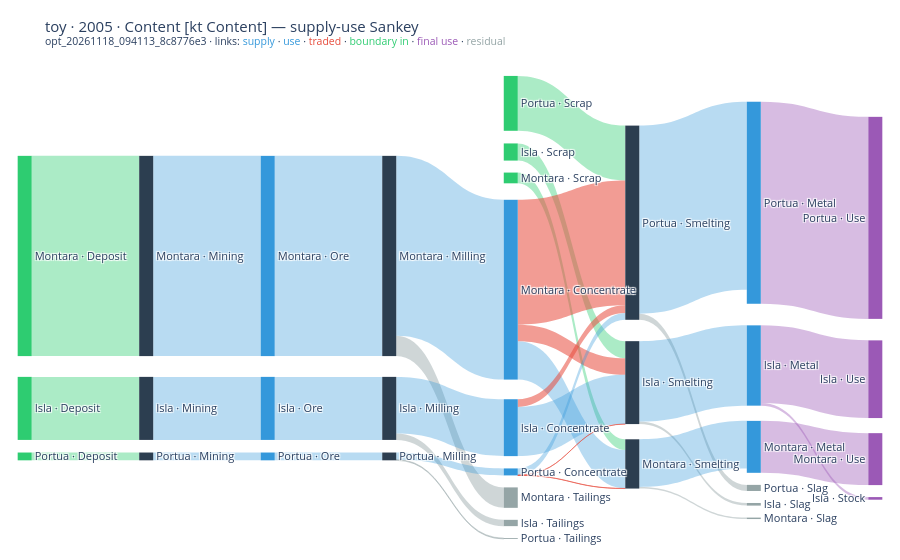

Source (notebook cell):
### Markdown cell above
## The Sankey

A Sankey draws one period and one valuation of the table: the blocks as columns, edges as bands. The first figure is Plotly, interactive in VS Code or Jupyter; the second is the PNG that Stage 6 wrote beside the run through kaleido, which is what GitHub shows. Boundary inputs are green, supply and use blue, traded legs red, final use purple, residuals grey. A link at or below zero cannot be drawn: the build logs a warning with their total, and the toy's few small negative flows (no hard bands) are among them.

### Code cell
fig = psut.sankey("2005", unit="kt Content")
# the figure's own repr needs nbformat; this sends the same Plotly JSON to the notebook
display({"application/vnd.plotly.v1+json": json.loads(fig.to_json())}, raw=True)

### Figure 1 — Plotly figure (JSON) as saved in the notebook; plotly's stock layout.template omitted (floating-point values rounded to 4 significant figures)
{"data": [{"arrangement": "snap", "link": {"color": ["rgba(46,204,113,0.4)", "rgba(46,204,113,0.4)", "rgba(46,204,113,0.4)", "rgba(46,204,113,0.4)", "rgba(46,204,113,0.4)", "rgba(46,204,113,0.4)", "rgba(149,165,166,0.45)", "rgba(149,165,166,0.45)", "rgba(149,165,166,0.45)", "rgba(149,165,166,0.45)", "rgba(149,165,166,0.45)", "rgba(149,165,166,0.45)", "rgba(52,152,219,0.35)", "rgba(52,152,219,0.35)", "rgba(52,152,219,0.35)", "rgba(52,152,219,0.35)", "rgba(52,152,219,0.35)", "rgba(52,152,219,0.35)", "rgba(52,152,219,0.35)", "rgba(52,152,219,0.35)", "rgba(52,152,219,0.35)", "rgba(52,152,219,0.35)", "rgba(52,152,219,0.35)", "rgba(52,152,219,0.35)", "rgba(52,152,219,0.35)", "rgba(231,76,60,0.55)", "rgba(231,76,60,0.55)", "rgba(231,76,60,0.55)", "rgba(52,152,219,0.35)", "rgba(231,76,60,0.55)", "rgba(231,76,60,0.55)", "rgba(52,152,219,0.35)", "rgba(155,89,182,0.4)", "rgba(155,89,182,0.4)", "rgba(155,89,182,0.4)", "rgba(155,89,182,0.4)"], "customdata": ["E · boundary in", "E · boundary in", "E · boundary in", "O · boundary in", "O · boundary in", "O · boundary in", "P · residual", "P · residual", "P · residual", "P · residual", "P · residual", "P · residual", "S · supply", "S · supply", "S · supply", "S · supply", "S · supply", "S · supply", "S · supply", "S · supply", "S · supply", "U · use", "U · use", "U · use", "U · use", "U · traded", "U · traded", "U · traded", "U · use", "U · traded", "U · traded", "U · use", "Y · final use", "Y · final use", "Y · final use", "Y · final use"], "hovertemplate": "%{source.label} → %{target.label}<br>%{value:,.1f} kt Content · %{customdata}<extra></extra>", "source": [2, 4, 0, 3, 5, 1, 9, 12, 6, 11, 14, 8, 10, 13, 7, 9, 12, 6, 11, 14, 8, 20, 23, 17, 18, 18, 18, 21, 21, 21, 15, 15, 19, 22, 16, 16], "target": [10, 13, 7, 11, 14, 8, 31, 33, 29, 30, 32, 28, 20, 23, 17, 18, 21, 15, 19, 22, 16, 9, 12, 6, 11, 14, 8, 11, 14, 8, 14, 8, 26, 27, 25, 24], "value": [10.58, 0.412, 3.331, 0.5671, 2.899, 0.9056, 1.08, 0.04382, 0.333, 0.07628, 0.3228, 0.1383, 10.58, 0.412, 3.331, 9.502, 0.3682, 2.998, 2.519, 9.939, 4.243, 10.58, 0.412, 3.331, 2.029, 6.6, 0.8725, 0.006735, 0.3556, 0.005856, 0.4078, 2.598, 2.745, 10.68, 4.106, 0.1377]}, "node": {"color": ["#2ECC71", "#2ECC71", "#2ECC71", "#2ECC71", "#2ECC71", "#2ECC71", "#2C3E50", "#2C3E50", "#2C3E50", "#2C3E50", "#2C3E50", "#2C3E50", "#2C3E50", "#2C3E50", "#2C3E50", "#3498DB", "#3498DB", "#3498DB", "#3498DB", "#3498DB", "#3498DB", "#3498DB", "#3498DB", "#3498DB", "#9B59B6", "#9B59B6", "#9B59B6", "#9B59B6", "#95A5A6", "#95A5A6", "#95A5A6", "#95A5A6", "#95A5A6", "#95A5A6"], "hovertemplate": "%{label}<br>%{value:,.1f} kt Content<extra></extra>", "label": ["Isla · Deposit", "Isla · Scrap", "Montara · Deposit", "Montara · Scrap", "Portua · Deposit", "Portua · Scrap", "Isla · Milling", "Isla · Mining", "Isla · Smelting", "Montara · Milling", "Montara · Mining", "Montara · Smelting", "Portua · Milling", "Portua · Mining", "Portua · Smelting", "Isla · Concentrate", "Isla · Metal", "Isla · Ore", "Montara · Concentrate", "Montara · Metal", "Montara · Ore", "Portua · Concentrate", "Portua · Metal", "Portua · Ore", "Isla · Stock", "Isla · Use", "Montara · Use", "Portua · Use", "Isla · Slag", "Isla · Tailings", "Montara · Slag", "Montara · Tailings", "Portua · Slag", "Portua · Tailings"], "line": {"width": 0}, "pad": 12, "thickness": 14, "x": [0.01, 0.57, 0.01, 0.57, 0.01, 0.57, 0.43, 0.15, 0.71, 0.43, 0.15, 0.71, 0.43, 0.15, 0.71, 0.57, 0.85, 0.29, 0.57, 0.85, 0.29, 0.57, 0.85, 0.29, 0.99, 0.99, 0.99, 0.99, 0.85, 0.57, 0.85, 0.57, 0.85, 0.57], "y": [0.7175, 0.1833, 0.3999, 0.2348, 0.8175, 0.08199, 0.7175, 0.7175, 0.6638, 0.3999, 0.3999, 0.8332, 0.8175, 0.8175, 0.3306, 0.7577, 0.6281, 0.7175, 0.4702, 0.7976, 0.3999, 0.8498, 0.2891, 0.8175, 0.9048, 0.6567, 0.8232, 0.3206, 0.9131, 0.951, 0.9376, 0.9008, 0.8832, 0.9791]}, "type": "sankey"}], "layout": {"font": {"size": 11}, "margin": {"b": 16, "l": 16, "r": 16, "t": 64}, "title": {"text": "toy · 2005 · Content [kt Content] — supply-use Sankey<br><sup>opt_20261118_094113_8c8776e3 · links: <span style=\"color:rgb(52,152,219)\">supply</span> · <span style=\"color:rgb(52,152,219)\">use</span> · <span style=\"color:rgb(231,76,60)\">traded</span> · <span style=\"color:rgb(46,204,113)\">boundary in</span> · <span style=\"color:rgb(155,89,182)\">final use</span> · <span style=\"color:rgb(149,165,166)\">residual</span></sup>"}}}
